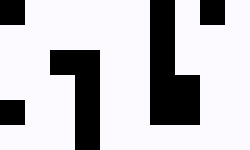
%> input picture assignment2/map.png, 50 x 30 px (shown 5 times larger)
$ octave question4.m   (GNU Octave 9; MATLAB toolbox functions it lacks are replaced by stand-ins)
%> lines starting %> are read from the running program, lines starting %| are printed output that depends on the picture; in (x1, y1, x2, y2) boxes, pixels count from 0 and x2, y2 are one past the last pixel; in counts of white or black regions, pixels touching at a corner belong together; the program's own positions count from 1
### assignment2/loadMap.m
function [map, res] = loadMap()
  I = imread('map.png');
%> I is the input picture: size 30x50x3 uint8; mean R, G, B 189.8, 187.5, 191.2
  map = im2bw(I, 0.7); % Convert to 0-1 image
%> map: size 30x50 logical; 75% white; 5 black regions, box (x1, y1, x2, y2) and area: (30, 0, 40, 25) 175, (10, 10, 20, 30) 125, (0, 0, 5, 5) 25, (40, 0, 45, 5) 25, (0, 20, 5, 25) 25
  map = 1-flipud(map)'; % Convert to 0 free, 1 occupied and flip.
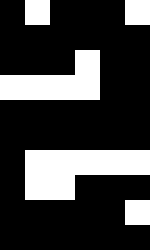
%> map: size 50x30 double (shown 5 times larger); values 0 (black) and 1 (white), 25% white; 5 white regions, box (x1, y1, x2, y2) and area: (5, 30, 30, 40) 175, (0, 10, 20, 20) 125, (5, 0, 10, 5) 25, (25, 0, 30, 5) 25, (25, 40, 30, 45) 25
  res = 0.1;
end

### assignment2/wavefront.m
function [paddedMap, path] = wavefront(map, startPos, endPos)


    %% Create AVI object
    vidObj = VideoWriter('wavefront.avi');
    vidObj.Quality = 100;
    vidObj.FrameRate = 5;
    open(vidObj);

    % [34 lines of commented-out code are left out]
    [groundMap, res] = loadMap();

    [N, M] = size(map);

    posMinBound = [0 0];
    posMaxBound = [N*res M*res];


    paddedMap = map;
    rx = posMaxBound(1)-posMinBound(1);
    ry = posMaxBound(2)-posMinBound(2);

    for i = 1:N
        for j = 1:M
            x(i,j) = posMinBound(1) + i/N*rx;
            y(i,j) = posMinBound(2) + j/M*ry;
            % Pad obstacles
            if (map(i,j) > 0.6)
                pad = 1;
                if((i-pad > 0) && (j-pad > 0))
                    paddedMap(i-pad:i,j-pad:j) = map(i,j);
                elseif((i-pad< 1) && (j-pad > 1))
                    paddedMap(1:i,j-2:j) = map(i,j);
                elseif((i-pad > 1) && (j-pad < 1))
                    paddedMap(i-pad:i,1:j) = map(i,j);
                elseif((i-pad < 1) && (j-pad < 1))
                    paddedMap(1:i,1:j) = map(i,j);
                end

                if((i+pad < N+1) && (j-pad > 0))
                    paddedMap(i:i+pad,j-pad:j) = map(i,j);
                end
                if((i-pad > 0) && (j+pad < M+1))
                    paddedMap(i-pad:i,j:j+pad) = map(i,j);
                end

                if((i+pad < N+1) && (j+pad < M+1))
                    paddedMap(i:i+pad,j:j+pad) = map(i,j);
                elseif((i+pad > N+1) && (j+pad < M+1))
                    paddedMap(i:N,j:j+pad) = map(i,j);
                elseif((i+pad < N+1) && (j+pad > M+1))
                    paddedMap(i:i+pad,j:M) = map(i,j);
                elseif((i+pad > N+1) && (j+pad > M+1))
                    paddedMap(i:N,j:M) = map(i,j);
                end
            end
        end
    end
    % [8 lines of commented-out code are left out]


    %% Graph setup

    % Start node
    [startx, starti] = min(abs(x(:,1)-startPos(1)));
    [starty, startj] = min(abs(y(1,:)-startPos(2)));
    start = (M-1)*starti + startj;

    % End node
    [finishx, finishi] = min(abs(x(:,1)-endPos(1)));
    [finishy, finishj] = min(abs(y(1,:)-endPos(2)));
    finish = M*(finishi-1) + finishj;

    % Node numbering and graph connectivity
    e = sparse(N*M,N*M);
    % For each cell in map
    for i=1:N
        for j = 1:M
            % If cell is empty
            if (paddedMap(i,j) < 0.6)
                cur = M*(i-1)+j;
                % Link up if empty
                if (i>1)
                    if (paddedMap(i-1,j) < 0.6)
                        e(cur, cur-M) = 1;
                        e(cur-M,cur) = 1;
                    end
                end
                % Link left
                if (j>1)
                    if (paddedMap(i,j-1) < 0.6)
                        e(cur, cur-1) = 1;
                        e(cur-1,cur) = 1;
                    end
                end
                % Link down
                if (i<N)
                    if (paddedMap(i+1,j) < 0.6)
                        e(cur, cur+M) = 1;
                        e(cur+M,cur) = 1;
                    end
                end
                % Link right
                if (j<M)
                    if (paddedMap(i,j+1) < 0.6)
                        e(cur, cur+1) = 1;
                        e(cur+1,cur) = 1;
                    end
                end
            end % if empty
        end % j
    end % i

    %% Wavefront
    % Essentially a breadth-first search for the cells that can be reached

    % Initialize open set (node cost)
    O = [finish 0];
    % Initialize closed set (same form as open set)
    C = [];
    done = 0;

    dist = 0;
    wave = 2*(N+M)*paddedMap;
    figure(4);
    while (~done)
        % Check end condition
        if (length(O)==0)
            done = 1;
            continue;
        end

        % Grab next node in open set
        curnode = O(1,:);

        % Move to closed set and save distance for plotting
        C = [C; curnode];
        O = O([2:end],:);
        curi = floor((curnode(1)-1)/M)+1;
        curj = mod(curnode(1),M);
        if (curj==0) curj=M; end
        wave(curi,curj) = curnode(2);

        % Get all neighbours of current node
        neigh = find(e(curnode(1),:)==1);

        % Process each neighbour
        for i=1:length(neigh)
            % If neighbour is already in closed list, skip it
            found = find(C(:,1)==neigh(i),1);
            if (length(found)==1)
                continue;
            end
            % If neighbour is already in open list, skip it
            found = find(O(:,1)==neigh(i),1);
            % Otherwise, add to open list at the bottom
            if (length(found)==0)
                O = [O; neigh(i) curnode(2)+1];
            end
        end
        if (curnode(2) > dist)
            clf; hold on;
            axis equal;
            axis([0 N 0 M]);
            colormap('default')
            imagesc(wave', [0 1.5*(M+N)])
            plot(finishi,finishj,'r*');
            plot(starti,startj,'b*');
            dist = curnode(2);
            writeVideo(vidObj, getframe(gcf));

        end
    end

    %% Shortest path

    len = wave(starti,startj);
    path = zeros(len,2);
    path(1,:) = [starti startj];
    for i=1:len
        options = [];
        if (path(i,1)>1)
            options = [options; [path(i,1)-1 path(i,2)]];
        end
        if (path(i,1)<N)
            options = [options; [path(i,1)+1 path(i,2)]];
        end
        if (path(i,2)>1)
            options = [options; [path(i,1) path(i,2)-1]];
        end
        if (path(i,2)<M)
            options = [options; [path(i,1) path(i,2)+1]];
        end
        oplen = length(options(:,1));
        for j = 1:oplen
            costs(j) = wave(options(j,1),options(j,2));
        end
        [dist, best] = min(costs);
        path(i+1,:) = options(best,:);
    end

    figure(4); hold on;
    plot(path(:,1),path(:,2), 'rx-')
    for i=1:20
        writeVideo(vidObj, getframe(gcf));
    end
    close(vidObj);

### assignment2/question4.m
% Wavefront example
clear all; close all; clc

%% Create AVI object
vidObj = VideoWriter('wavefront.avi');
vidObj.Quality = 100;
vidObj.FrameRate = 5;
open(vidObj);

% Vehicle start and end position
startPos = [0.3 0.3];
endPos = [4.7 2.7];
x = startPos(1);
y = startPos(2);
heading = pi;

curPoint = 1;

[groundMap, res] = loadMap();
%> res = 0.1
[M, N] = size(groundMap);
%> M = 50; N = 30
%map = 0.5*ones(size(groundMap));

probMap = zeros(M, N);
positions = [];
[wavemap path] = wavefront(probMap, startPos, endPos);
%> in wavefront, `[groundMap, res] = loadMap();`: res = 0.1
%> in wavefront, `posMaxBound = [N*res M*res];`: posMaxBound = [5 3]
%> in wavefront, `rx = posMaxBound(1)-posMinBound(1);`: rx = 5
%> in wavefront, `ry = posMaxBound(2)-posMinBound(2);`: ry = 3
%> in wavefront, `[startx, starti] = min(abs(x(:,1)-startPos(1)));`: startx = 0; starti = 3
%> in wavefront, `[starty, startj] = min(abs(y(1,:)-startPos(2)));`: starty = 5.55e-17; startj = 3
%> in wavefront, `start = (M-1)*starti + startj;`: start = 90
%> in wavefront, `[finishx, finishi] = min(abs(x(:,1)-endPos(1)));`: finishx = 8.88e-16; finishi = 47
%> in wavefront, `[finishy, finishj] = min(abs(y(1,:)-endPos(2)));`: finishy = 0; finishj = 27
%> in wavefront, `finish = M*(finishi-1) + finishj;`: finish = 1407
%> after the loop in wavefront, `for i=1:N`:
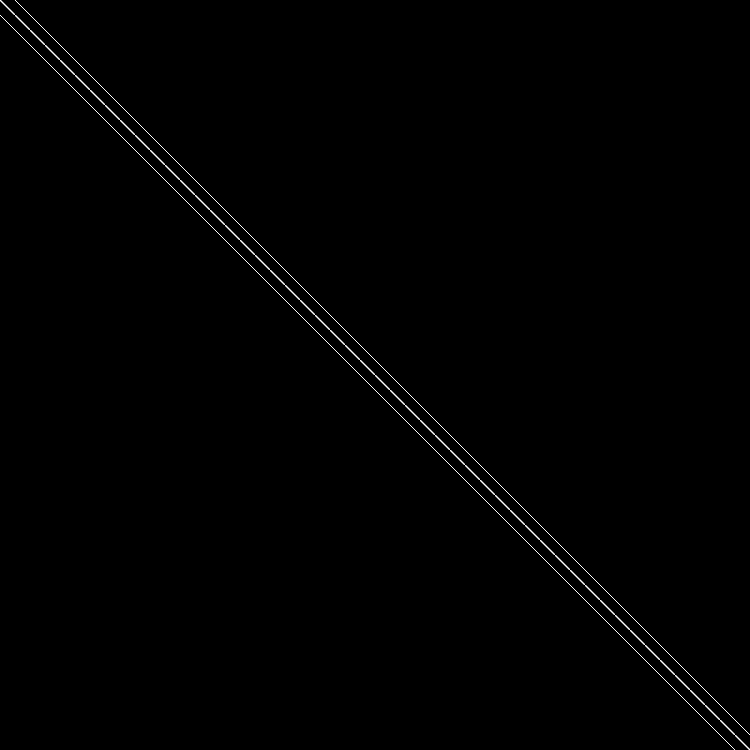
%> e: size 1500x1500 double (shown at 1/2 size); values 0 (black) and 1 (white), 0.26% white in thin lines or dots
%> after the loop in wavefront, `for i=1:N`: cur = 1500
%> in wavefront, `O = [finish 0];`: O = [1407 0]
%> the run ends on the next line
